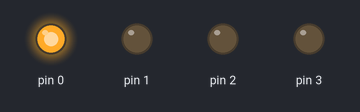
The sketch below on a simulated Arduino Uno, built with avr-gcc and run on an emulated ATmega328P. Shown: output pins drawn as LEDs (lit = HIGH).

Above: at 0.5 s.
At 2.5 s:
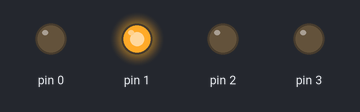
At 4.5 s:
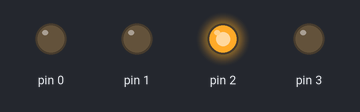
At 6.5 s:
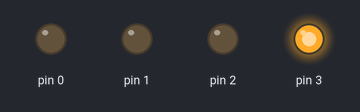
At 9.5 s:
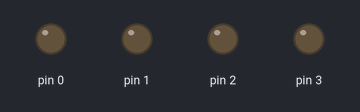
Timing chart, 0 to 10.4 s (numbered marks = the images above):
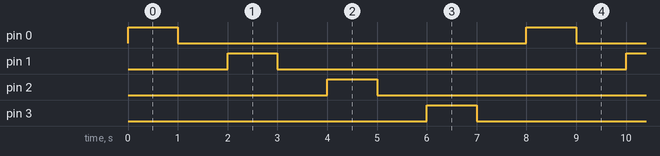

Measured:
- by itself, pin 0–3: alternates HIGH for 1.0 s and LOW for 7.0 s
- by itself, everything shown: repeats every 8.0 s, in 8 steps

The sketch:

blinkUART.ino
```cpp
void setup() {
  pinMode(0, OUTPUT);
  pinMode(1, OUTPUT);
  pinMode(2, OUTPUT);
  pinMode(3, OUTPUT);
}

void loop() {
  digitalWrite(0, HIGH);
  delay(1000);
  digitalWrite(0, LOW);
  delay(1000);
  digitalWrite(1, HIGH);
  delay(1000);
  digitalWrite(1, LOW);
  delay(1000);
  digitalWrite(2, HIGH);
  delay(1000);
  digitalWrite(2, LOW);
  delay(1000);
  digitalWrite(3, HIGH);
  delay(1000);
  digitalWrite(3, LOW);
  delay(1000);
}
```
